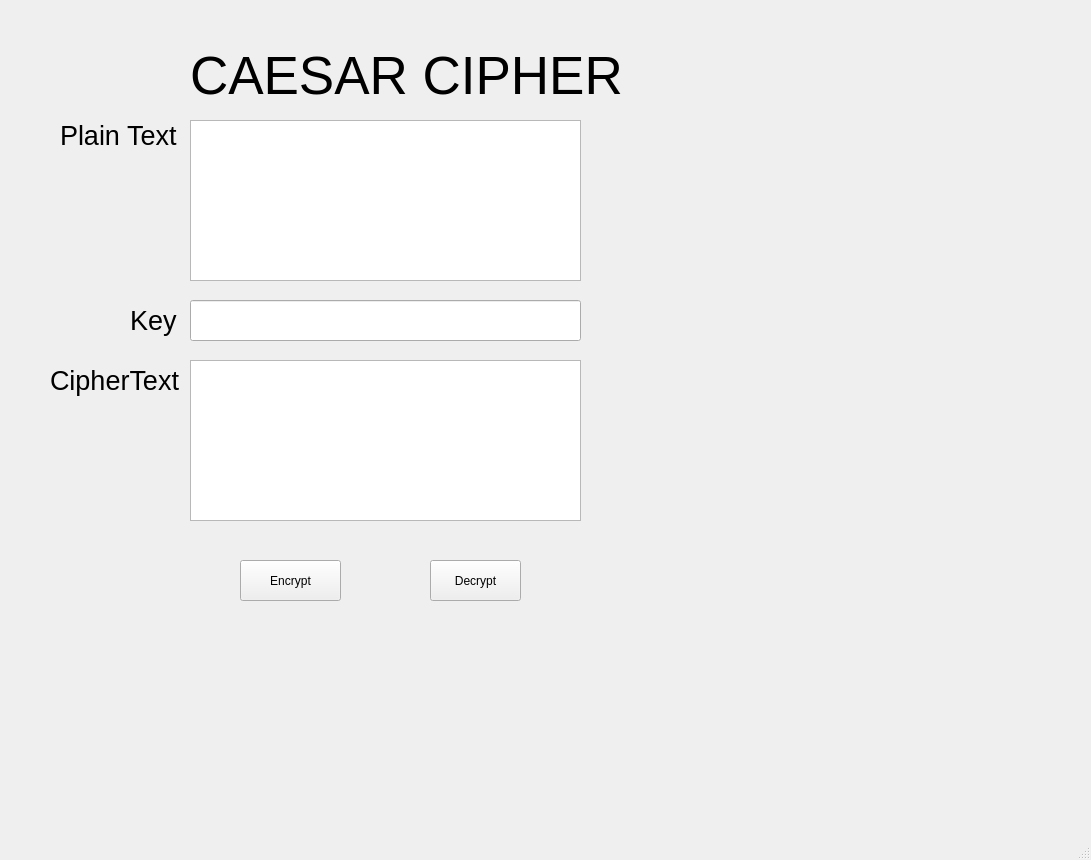
<?xml version="1.0" encoding="UTF-8"?>
<ui version="4.0">
 <class>MainWindow</class>
 <widget class="QMainWindow" name="MainWindow">
  <property name="geometry">
   <rect>
    <x>0</x>
    <y>0</y>
    <width>1091</width>
    <height>860</height>
   </rect>
  </property>
  <property name="windowTitle">
   <string>MainWindow</string>
  </property>
  <widget class="QWidget" name="centralwidget">
   <widget class="QLabel" name="label">
    <property name="geometry">
     <rect>
      <x>190</x>
      <y>40</y>
      <width>441</width>
      <height>71</height>
     </rect>
    </property>
    <property name="font">
     <font>
      <pointsize>40</pointsize>
     </font>
    </property>
    <property name="text">
     <string>CAESAR CIPHER</string>
    </property>
    <property name="textFormat">
     <enum>Qt::PlainText</enum>
    </property>
   </widget>
   <widget class="QTextEdit" name="textEdit">
    <property name="geometry">
     <rect>
      <x>190</x>
      <y>120</y>
      <width>391</width>
      <height>161</height>
     </rect>
    </property>
   </widget>
   <widget class="QTextEdit" name="textEdit_3">
    <property name="geometry">
     <rect>
      <x>190</x>
      <y>360</y>
      <width>391</width>
      <height>161</height>
     </rect>
    </property>
   </widget>
   <widget class="QLineEdit" name="lineEdit">
    <property name="geometry">
     <rect>
      <x>190</x>
      <y>300</y>
      <width>391</width>
      <height>41</height>
     </rect>
    </property>
   </widget>
   <widget class="QPushButton" name="pushButton">
    <property name="geometry">
     <rect>
      <x>240</x>
      <y>560</y>
      <width>101</width>
      <height>41</height>
     </rect>
    </property>
    <property name="text">
     <string>Encrypt</string>
    </property>
   </widget>
   <widget class="QPushButton" name="pushButton_2">
    <property name="geometry">
     <rect>
      <x>430</x>
      <y>560</y>
      <width>91</width>
      <height>41</height>
     </rect>
    </property>
    <property name="text">
     <string>Decrypt</string>
    </property>
   </widget>
   <widget class="QLabel" name="label_2">
    <property name="geometry">
     <rect>
      <x>60</x>
      <y>100</y>
      <width>161</width>
      <height>71</height>
     </rect>
    </property>
    <property name="font">
     <font>
      <pointsize>20</pointsize>
     </font>
    </property>
    <property name="text">
     <string>Plain Text</string>
    </property>
   </widget>
   <widget class="QLabel" name="label_3">
    <property name="geometry">
     <rect>
      <x>130</x>
      <y>290</y>
      <width>91</width>
      <height>61</height>
     </rect>
    </property>
    <property name="font">
     <font>
      <pointsize>20</pointsize>
     </font>
    </property>
    <property name="text">
     <string>Key</string>
    </property>
   </widget>
   <widget class="QLabel" name="label_4">
    <property name="geometry">
     <rect>
      <x>50</x>
      <y>340</y>
      <width>171</width>
      <height>81</height>
     </rect>
    </property>
    <property name="font">
     <font>
      <pointsize>20</pointsize>
     </font>
    </property>
    <property name="text">
     <string>CipherText</string>
    </property>
   </widget>
  </widget>
  <widget class="QMenuBar" name="menubar">
   <property name="geometry">
    <rect>
     <x>0</x>
     <y>0</y>
     <width>1091</width>
     <height>21</height>
    </rect>
   </property>
  </widget>
  <widget class="QStatusBar" name="statusbar"/>
 </widget>
 <resources/>
 <connections/>
</ui>
